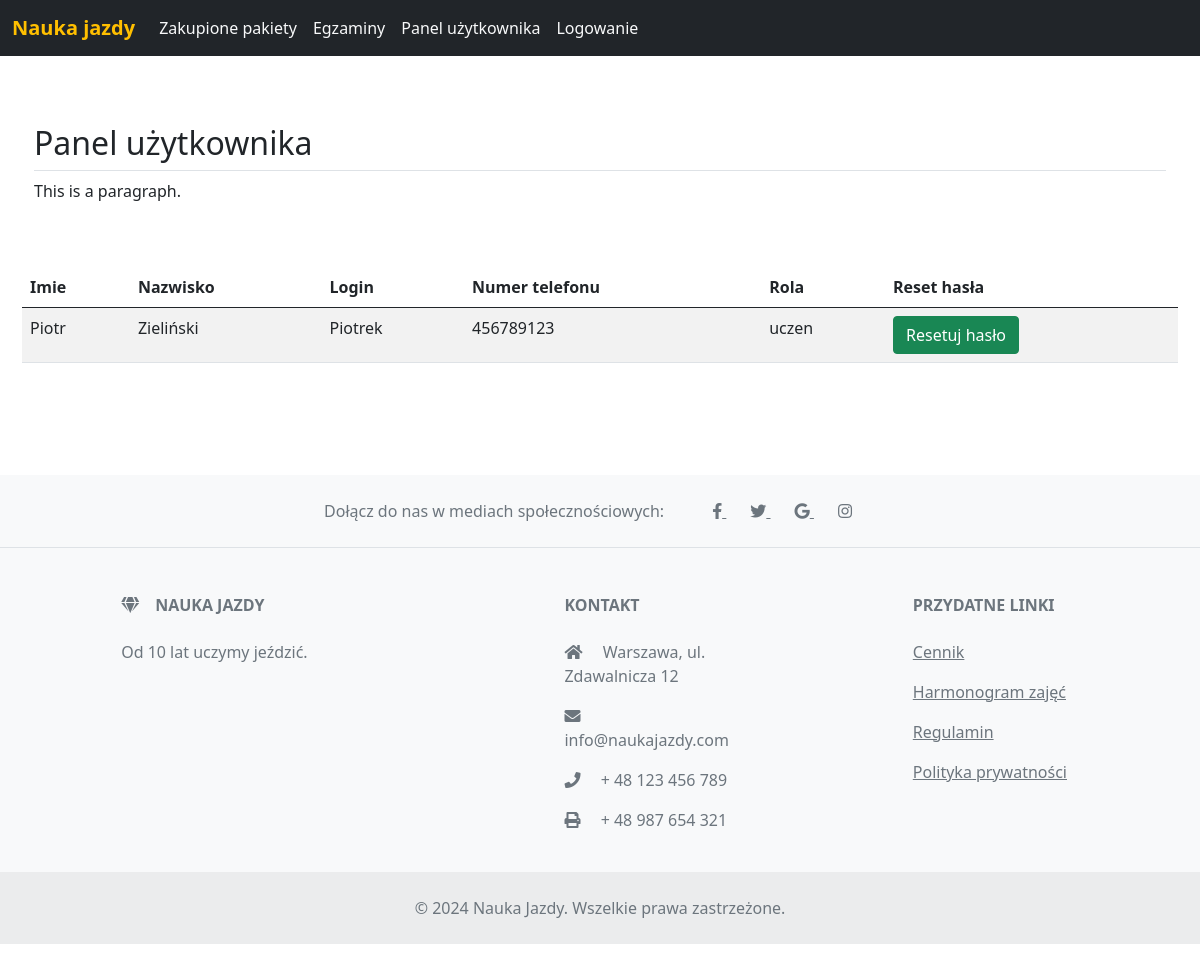
/panelUzytkownika.php (signed in), run on the app's committed database.
### tables this page shows
CREATE TABLE `uzytkownicy` (
  `ID` int(11) NOT NULL,
  `Imie` varchar(50) NOT NULL,
  `Nazwisko` varchar(50) NOT NULL,
  `NumerTelefonu` varchar(15) NOT NULL,
  `Login` varchar(50) NOT NULL,
  `Haslo` varchar(255) NOT NULL,
  `Rola` enum('administrator','uczen','instruktor') NOT NULL
);

### panelUzytkownika.php (the view, shortened to what this page needs)
<?php
	require("funkcje.php");
?>
<!doctype html>
<html lang="pl">
  <head>
	<link href="https://cdnjs.cloudflare.com/ajax/libs/font-awesome/5.15.1/css/all.min.css" rel="stylesheet">
	<link href="bootstrap.min.css" rel="stylesheet">
    <link href="navbar.css" rel="stylesheet">
  </head>
<body>
	<main>
	<div class="container px-1 py-5">
	<h2 class="pb-2 border-bottom">Panel użytkownika</h2>
		<p>This is a paragraph.</p>
		<div class="row g-4 py-5">
<table class="table table-striped table-hover">
  <thead>
    <tr>
		<th>Imie</th>
		<th>Nazwisko</th>
		<th>Login</th>
		<th>Numer telefonu</th>
		<th>Rola</th>
		<th>Reset hasła</th>
    </tr>
  </thead>
  <tbody>
<?php
$polaczenie = polaczZBaza();
$id = $_SESSION['userId'];
$sql = "SELECT ID, Imie, Nazwisko, Login, Rola, NumerTelefonu FROM Uzytkownicy WHERE ID=$id";
$result = $polaczenie->query($sql);
if ($row = $result->fetch_assoc()) {
$imie = $row["Imie"];
$nazwisko = $row["Nazwisko"];
$login = $row["Login"];
$rola = $row["Rola"];
$numerTelefonu = $row["NumerTelefonu"];
?>
	<tr>
		<td><?php print("$imie"); ?></td>
		<td><?php print("$nazwisko"); ?></td>
		<td><?php print("$login"); ?></td>
		<td><?php print("$numerTelefonu"); ?></td>
		<td><?php print("$rola"); ?></td>
		<td>
			<form action="uzytkownicyResetHasla.php" method="post">
				<input class="btn btn-success" type="submit" name="resetHasla" value="Resetuj hasło">
			</form>
		</td>
	</tr>
<?php
   }
?>
  </tbody>
</table>
</div>
	</div>
</main>
<footer class="text-center text-lg-start bg-light text-muted">
  <section class="d-flex justify-content-center p-4 border-bottom">
    <div class="me-5 d-none d-lg-block">
      <span>Dołącz do nas w mediach społecznościowych:</span>
    </div>
    <div>
      <a href="" class="me-4 text-reset">
        <i class="fab fa-facebook-f"></i>
      </a>
      <a href="" class="me-4 text-reset">
        <i class="fab fa-twitter"></i>
      </a>
      <a href="" class="me-4 text-reset">
        <i class="fab fa-google"></i>
      </a>
      <a href="" class="me-4 text-reset">
        <i class="fab fa-instagram"></i>
      </a>
    </div>
  </section>
  <section class="">
    <div class="container text-center text-md-start mt-5">
      <div class="row mt-3">
        <div class="col-md-3 col-lg-4 col-xl-3 mx-auto mb-4">
          <h6 class="text-uppercase fw-bold mb-4">
            <i class="fas fa-gem me-3"></i>Nauka Jazdy
          </h6>
          <p>
            Od 10 lat uczymy jeździć.
          </p>
        </div>
        <div class="col-md-2 col-lg-2 col-xl-2 mx-auto mb-4">
          <h6 class="text-uppercase fw-bold mb-4">
            Kontakt
          </h6>
          <p><i class="fas fa-home me-3"></i> Warszawa, ul. Zdawalnicza 12</p>
          <p><i class="fas fa-envelope me-3"></i> info@naukajazdy.com</p>
          <p><i class="fas fa-phone me-3"></i> + 48 123 456 789</p>
          <p><i class="fas fa-print me-3"></i> + 48 987 654 321</p>
        </div>
        <div class="col-md-3 col-lg-2 col-xl-2 mx-auto mb-4">
          <h6 class="text-uppercase fw-bold mb-4">
            Przydatne linki
          </h6>
          <p>
            <a href="#!" class="text-reset">Cennik</a>
          </p>
          <p>
            <a href="#!" class="text-reset">Harmonogram zajęć</a>
          </p>
          <p>
            <a href="#!" class="text-reset">Regulamin</a>
          </p>
          <p>
            <a href="#!" class="text-reset">Polityka prywatności</a>
          </p>
        </div>
      </div>
    </div>
  </section>
  <div class="text-center p-4" style="background-color: rgba(0, 0, 0, 0.05);">
    © 2024 Nauka Jazdy. Wszelkie prawa zastrzeżone.
  </div>
</footer>
</body>
</html>

### navbar.css (style rules this page uses)
body { padding-bottom: 20px; }

### data on the page
uzytkownicy: Imie "Piotr", Nazwisko "Zieliński", Login "Piotrek", NumerTelefonu "456789123", Rola "uczen"
